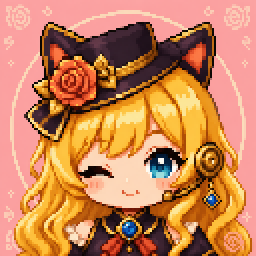
#> input picture assets/rosemewbot-source.png, 128 x 128 px (shown 2 times larger)
$ python generate-icon.py
#> lines starting #> are read from the running program, lines starting #| are printed output that depends on the picture
from pathlib import Path

from PIL import Image


ROOT = Path(__file__).resolve().parent.parent
ASSETS = ROOT / "assets"
ASSETS.mkdir(parents=True, exist_ok=True)
SOURCE = ASSETS / "rosemewbot-source.png"

image = Image.open(SOURCE).convert("RGBA")
png = image.resize((512, 512), Image.Resampling.NEAREST)
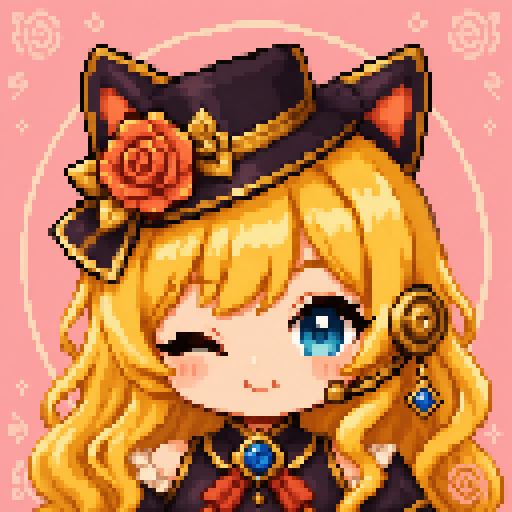
#> png: PIL image 512x512 RGBA; mean R, G, B, A 200.4, 132.8, 89.8, 255
png.save(ASSETS / "icon.png")
png.save(
    ASSETS / "icon.ico",
    format="ICO",
    sizes=[(16, 16), (24, 24), (32, 32), (48, 48), (64, 64), (128, 128), (256, 256)],
)

print(f"Generated Rosemewbot icons from {SOURCE}")
